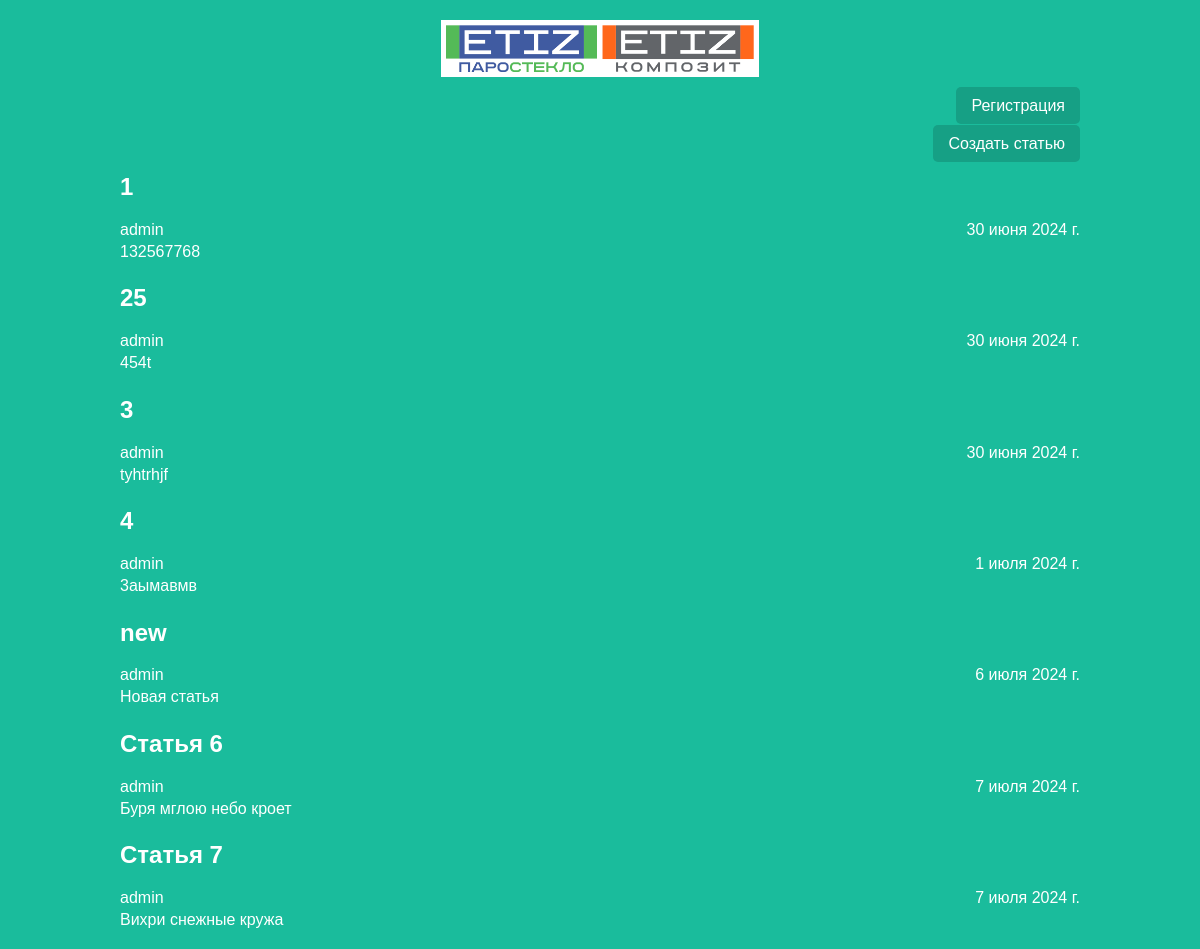
The page / on the database its author committed.
### articles/models.py (models this page shows, shortened)
class Article(models.Model):
    title = models.CharField(max_length=200, unique=True)
    author = models.ForeignKey(User, on_delete=models.CASCADE)
    text = models.TextField()
    created_date = models.DateField(auto_now_add=True)
    def get_excerpt(self):
        return self.text[:140] + "..." if len(self.text) > 140 else self.text

### articles/views.py (the view)
# urls.py: path('', views.archive, name='archive'),
def archive(request):
    return render(request, 'archive.html', {"posts": Article.objects.all()})

### articles/templates/archive.html (shortened to what this page needs)
{% load static %}
<!DOCTYPE html>
<head>
    <link rel="stylesheet" href="{% static 'css/article.css' %}">
</head>
<body class="archive">
	<div class="header">
		<img src="{% static 'images/logo.png' %}" alt="Logo">
        <div class="register-link">
            <a href="{% url 'register' %}">Регистрация</a>
        </div>
	</div>
	<div class="all-articles">
        <a href="{% url 'create_post' %}">Создать статью</a>
    </div>
	<div class="archive">
	{% for post in posts %}
		<div class="one-post">
			<h2 class="post-title">
				<a href="{% url 'get_article' post.id %}">{{ post.title }}</a>
			</h2>
			<div class="article-info">
				<div class="article-author">{{ post.author.username}}</div>
				<div class="article-created-date">{{ post.created_date}}</div>
			</div>
			<p class="article-text">{{ post.get_excerpt }}</p>
		</div>
	{% endfor %}
	</div>
</body>

### articles/static/css/article.css (style rules this page uses)
body { background: #1abc9c; font-family: Tahoma, Arial, sans-serif; color: #ffffff; margin: 0; padding: 0; }
.header img { display: block; width: 318px; margin-left: auto; margin-right: auto; padding: 20px 0; }
.archive { width: 960px; margin-left: auto; margin-right: auto; }
.post-title a { color: #ffffff; text-decoration: none; }
.article-info { margin-bottom: 20px; }
.article-author { width: 50%; float: left; }
.article-created-date { text-align: right; width: 50%; float: right; }
.article-text { clear: both; line-height: 1.6; }
.all-articles, .register-link { text-align: right; margin-bottom: 20px; }
.all-articles a, .register-link a { color: #ffffff; text-decoration: none; background-color: #16a085; padding: 10px 15px; border-radius: 5px; }

### rows shown on the page
Article: title "1", author.username "admin", created_date "30 июня 2024 г.", get_excerpt "132567768"
Article: title "25", author.username "admin", created_date "30 июня 2024 г.", get_excerpt "454t"
Article: title "3", author.username "admin", created_date "30 июня 2024 г.", get_excerpt "tyhtrhjf"
Article: title "4", author.username "admin", created_date "1 июля 2024 г.", get_excerpt "3аымавмв"
Article: title "new", author.username "admin", created_date "6 июля 2024 г.", get_excerpt "Новая статья"
Article: title "Статья 6", author.username "admin", created_date "7 июля 2024 г.", get_excerpt "Буря мглою небо кроет"
Article: title "Статья 7", author.username "admin", created_date "7 июля 2024 г.", get_excerpt "Вихри снежные кружа"
